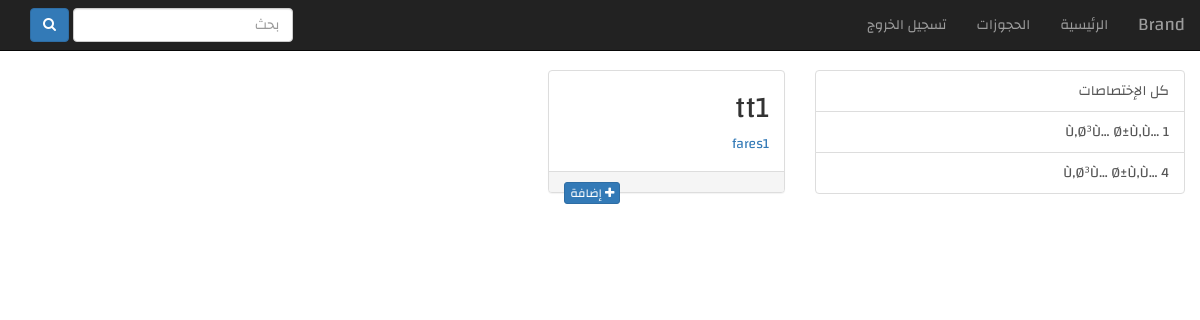
The page /home.php on the database as committed earlier.
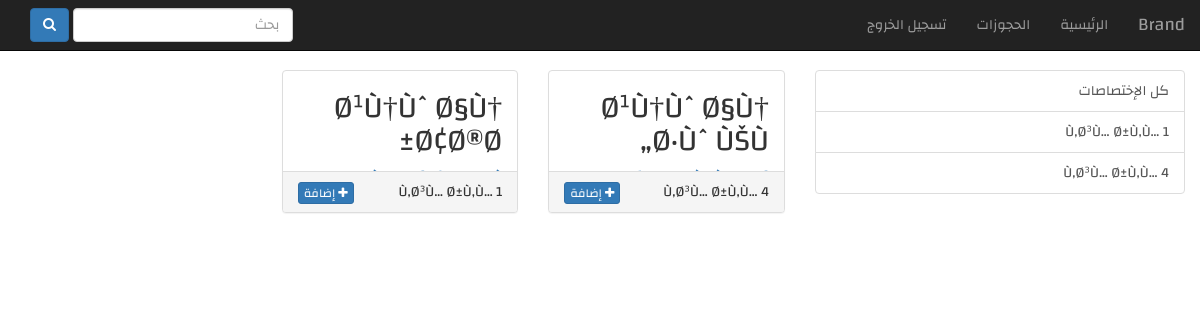
The same page on the database as committed later.
### tables this page shows
CREATE TABLE `categories` (
  `ID` int(11) NOT NULL,
  `NOM_CAT` varchar(255) NOT NULL
);

CREATE TABLE `ouverages` (
  `ID` int(11) NOT NULL,
  `TITRE` varchar(255) NOT NULL,
  `CAT` varchar(255) NOT NULL,
  `TYPE` varchar(255) NOT NULL,
  `AUTEUR` varchar(255) NOT NULL,
  `DATE_SORTIE` datetime NOT NULL,
  `QT` varchar(11) NOT NULL,
  `QT_DISPONIBLE` varchar(11) NOT NULL,
  `PAGES` varchar(11) NOT NULL
);

### home.php (the view, shortened to what this page needs)
<?php
include 'inc/conf.php';
$categ = array();
$cats = '';
$table = '';
$condition = '';
$currentCat = 0;
$result = $conn->query("SELECT * FROM categories");
 if ($result->num_rows > 0) {
    while($row = $result->fetch_assoc()) {
$categ[$row["ID"]] =  $row["NOM_CAT"];
  $active = ($currentCat == $row["ID"] ? 'active':'');
$cats .='  <a href="?cat='.$row["ID"].'" class="list-group-item '.$active.'">'.$row["NOM_CAT"].'</a>';
}
}
$result = $conn->query("SELECT * FROM ouverages $condition LIMIT 100");
 if ($result->num_rows > 0) {
    while($row = $result->fetch_assoc()) {
  $table .= '<div class="col-sm-4"><div class="panel panel-default"><div class="panel-body"><h2>'.$row["TITRE"].'</h2>';
  $table .= '<a href="search.php?q='.$row["AUTEUR"].'">'.$row["AUTEUR"].'</a></div><div class="panel-footer"> '.$categ[$row["CAT"]].'<a class="btn btn-primary pull-left btn-xs" onclick="reserver('.$row["ID"].')"><i class="fa fa-plus"></i> إضافة</a></div></div></div>';
}
}
 ?>
<!DOCTYPE html>
<html>
  <head>
    <link rel="stylesheet" href="libs/bootstrap/dist/css/bootstrap.css">
    <link rel="stylesheet" href="libs/font-awesome/css/font-awesome.css">
    <link rel="stylesheet" href="libs/bootstrap-rtl/dist/css/bootstrap-rtl.css">
    <link rel="stylesheet" href="libs/css/main.css">
  </head>
  <body>
<?php include 'inc/nav.php'; ?>
<div class="container-fluid" >
<div class="row">
<div class="col-md-4">
  <div class="list-group">
  <a href="?cat=0" class="list-group-item ">كل الإختصاصات</a>
  <?php
print $cats;
   ?>
</div>
</div>
<div class="col-md-8">
<div class="row" id="res">
<?php
print $table;
 ?>
</div>
</div>
</div>
</div>
  </body>
 </html>

Rows that differ between the two databases and show on the page:
removed ouverages: TITRE "tt1", AUTEUR "fares1"
added ouverages: TITRE "Ø¹Ù†ÙˆØ§Ù† Ø·ÙˆÙŠÙ„", CAT "Ù‚Ø³Ù… Ø±Ù‚Ù… 4"
added ouverages: TITRE "Ø¹Ù†ÙˆØ§Ù† Ø¢Ø®Ø±", CAT "Ù‚Ø³Ù… Ø±Ù‚Ù… 1"
